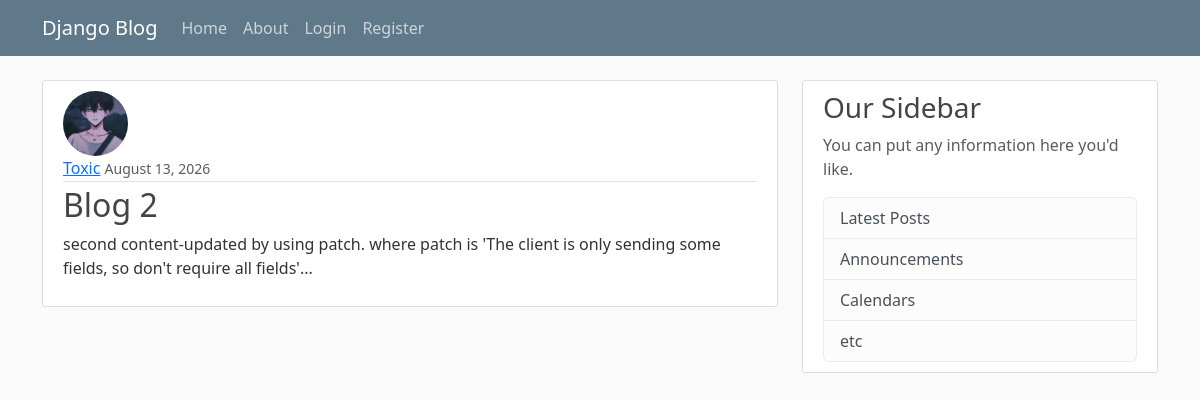
The app's page /post/2/ with its own data.
### blog/models.py (models this page shows, shortened)
class post(models.Model):
    title=models.CharField(max_length=100)
    content=models.TextField()
    date_posted =models.DateField(default=timezone.now)
    author = models.ForeignKey(User, on_delete=models.CASCADE)#one to many relationship by using foreignkey

### users/models.py (models this page shows, shortened)
class Profile(models.Model):
    user=models.OneToOneField(User, on_delete=models.CASCADE)
    image=models.ImageField(default='default.jpg',upload_to='profile_pics')

### blog/views.py (the view)
# urls.py: path('post/<int:pk>/',PostDetailView.as_view(),name='post-detail'),
class PostDetailView(DetailView):
    model = post

### blog/templates/blog/post_detail.html (shortened to what this page needs)
{% extends "blog/base.html" %}
    {% block content %}
        <article class="media content-section">
            <img class="rounded-circle , article-img" src="{{ object.author.profile.image.url }}">
        <div class="media-body">
            <div class="article-metadata">
            <a class="mr-2" href="{% url 'user-posts' object.author.username %}">{{ object.author }}</a>
            <small class="text-muted">{{ object.date_posted|date:"F d, Y" }}</small>
            </div>
            <h2 class="article-title">{{ object.title }}</h2>
            <p class="article-content">{{ object.content }}</p>
        </div>
        </article>
    {% endblock content %}

### blog/static/blog/main.css (style rules this page uses)
body { background: #fafafa; color: #333333; margin-top: 5rem; }
h1, h2, h3, h4, h5, h6 { color: #444444; }
.content-section { background: #ffffff; padding: 10px 20px; border: 1px solid #dddddd; border-radius: 3px; margin-bottom: 20px; }
.article-title { color: #444444; }
.article-content { white-space: pre-line; }
.article-img { height: 65px; width: 65px; margin-right: 16px; }
.article-metadata { padding-bottom: 1px; margin-bottom: 4px; border-bottom: 1px solid #e3e3e3 }

### records on screen
post: author.profile.image (placeholder picture), author "Toxic", date_posted "August 13, 2026", title "Blog 2", content "second content-updated by using patch. where patch is 'The client is only sending some fields, so don't require all fields'..."
